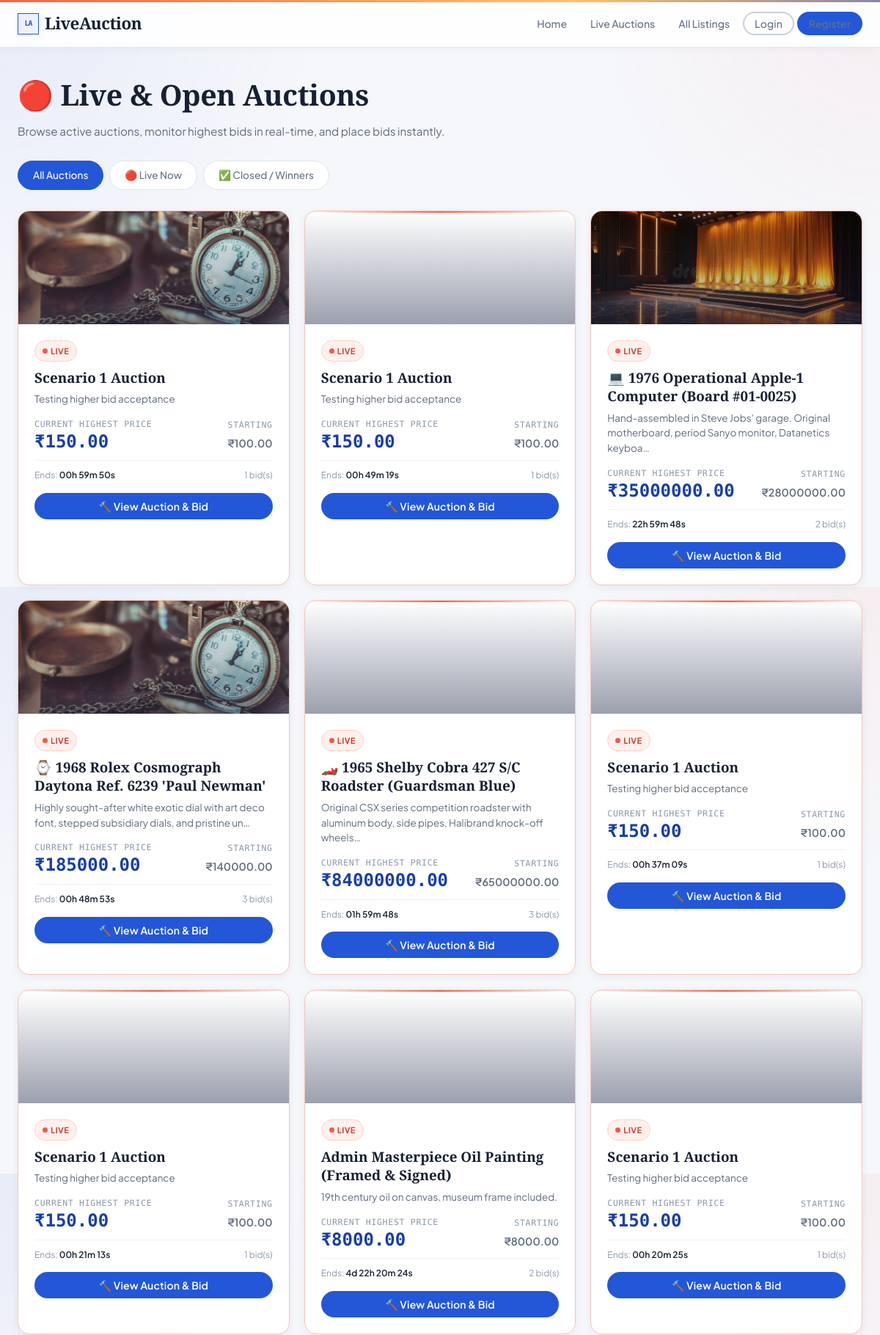
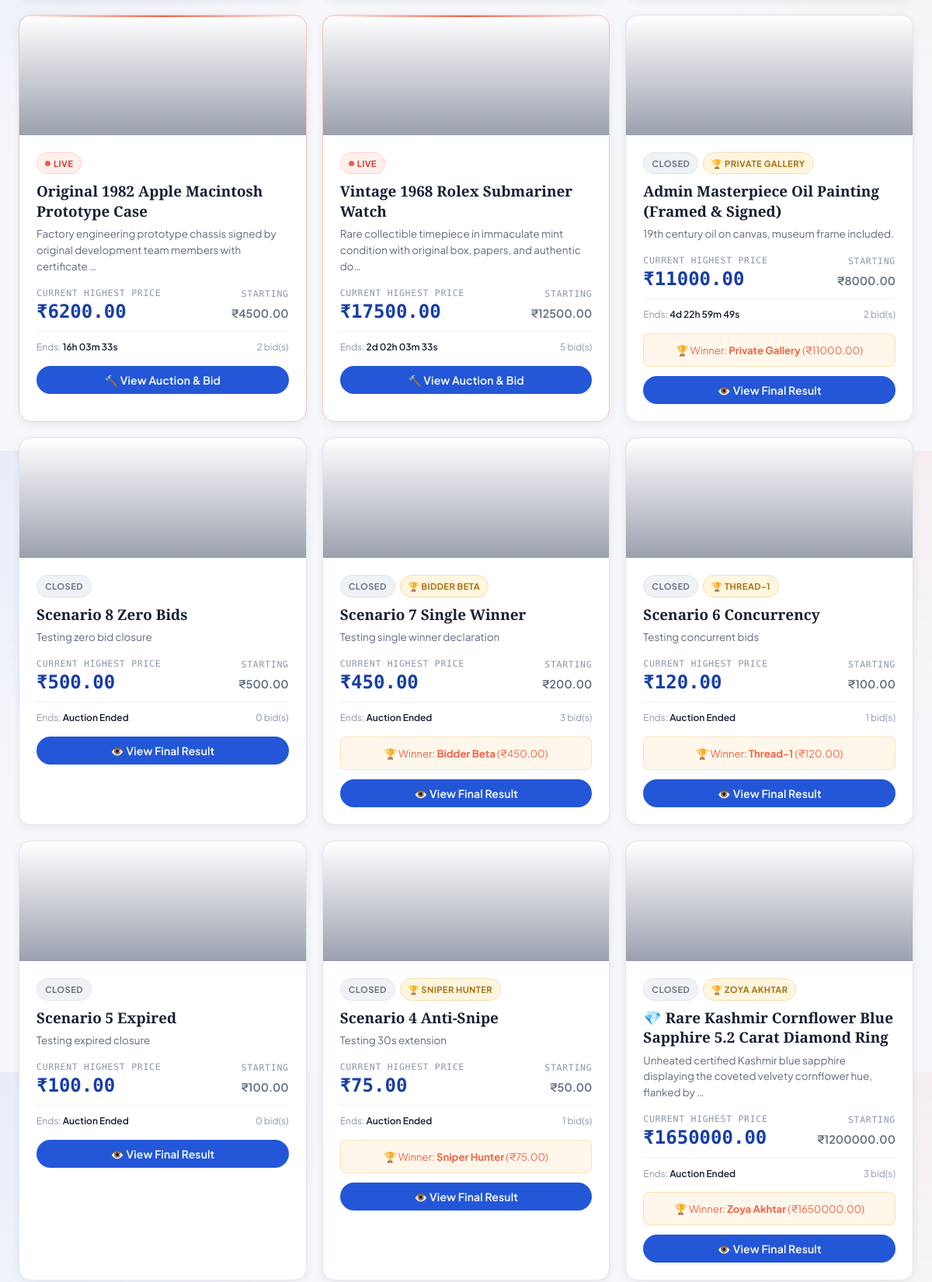
The app's page /open-auctions/ (upper part) with its own data (2 pictures, top to bottom).
### auctions/models.py (models this page shows, shortened)
class Auction(models.Model):
    STATUS_LIVE   = 'LIVE'
    STATUS_CLOSED = 'CLOSED'
    STATUS_CHOICES = [
        (STATUS_LIVE,   'Live'),
        (STATUS_CLOSED, 'Closed'),
    ]
    title          = models.CharField(max_length=200)
    description    = models.TextField()
    starting_price = models.DecimalField(max_digits=10, decimal_places=2)
    current_price  = models.DecimalField(max_digits=10, decimal_places=2, blank=True, null=True)
    start_time     = models.DateTimeField()
    end_time       = models.DateTimeField()
    status         = models.CharField(
                         max_length=6,
                         choices=STATUS_CHOICES,
                         default=STATUS_LIVE,
                     )
    winner_name    = models.CharField(
                         max_length=150,
                         blank=True,
                         default='',
                         help_text='Populated automatically when the auction closes.',
                     )
    created_at     = models.DateTimeField(auto_now_add=True)
    class Meta:
        ordering = ['-created_at']
        verbose_name        = 'Auction'
        verbose_name_plural = 'Auctions'
    def save(self, *args, **kwargs):
        if self.current_price is None and self.starting_price is not None:
            self.current_price = self.starting_price
        super().save(*args, **kwargs)
    @classmethod
    def finalize_if_expired(cls, auction_id) -> 'Auction':
        from django.db import transaction
        with transaction.atomic():
            locked_auction = cls.objects.select_for_update().get(pk=auction_id)
            if locked_auction.status == cls.STATUS_CLOSED:
                return locked_auction
            now = timezone.now()
            if now > locked_auction.end_time:
                locked_auction.status = cls.STATUS_CLOSED
                highest_bid = (
                    locked_auction.auction_bids
                    .filter(accepted=True)
                    .order_by('-amount', 'created_at', 'id')
                    .first()
                )
                if highest_bid:
                    locked_auction.winner_name = highest_bid.bidder_name
                    locked_auction.current_price = highest_bid.amount
                else:
                    locked_auction.winner_name = ""
                locked_auction.save(update_fields=['status', 'winner_name', 'current_price'])
            return locked_auction
    def refresh_status(self) -> None:
        if self.status == self.STATUS_CLOSED:
            return
        now = timezone.now()
        if now > self.end_time:
            self.finalize_if_expired(self.pk)
            self.refresh_from_db(fields=['status', 'winner_name', 'current_price'])
        elif now < self.start_time:
            pass
        else:
            if self.status != self.STATUS_LIVE:
                self.status = self.STATUS_LIVE
                self.save(update_fields=['status'])

### auctions/views.py (the view)
# urls.py: path('open-auctions/', views.auction_public_list, name='auction_public_list'),
def auction_public_list(request):
    for a in Auction.objects.filter(status=Auction.STATUS_LIVE):
        a.refresh_status()
    status_filter = request.GET.get('status', 'all')
    auctions = Auction.objects.all().order_by('-status', '-created_at')
    if status_filter in ('LIVE', 'CLOSED'):
        auctions = auctions.filter(status=status_filter)
    return render(request, 'auctions/open_auction_list.html', {
        'auctions': auctions,
        'status_filter': status_filter,
    })

### templates/auctions/open_auction_list.html (shortened to what this page needs)
{% extends 'base.html' %}
{% block content %}
<div class="page-header">
    <h1>🔴 Live &amp; Open Auctions</h1>
    <p>Browse active auctions, monitor highest bids in real-time, and place bids instantly.</p>
</div>
<div class="filter-tabs">
    <a href="{% url 'auction_public_list' %}" class="tab {% if status_filter == 'all' %}active{% endif %}">All Auctions</a>
    <a href="?status=LIVE"   class="tab {% if status_filter == 'LIVE' %}active{% endif %}">🔴 Live Now</a>
    <a href="?status=CLOSED" class="tab {% if status_filter == 'CLOSED' %}active{% endif %}">✅ Closed / Winners</a>
</div>
{% if auctions %}
    <div class="auction-grid">
        {% for auction in auctions %}
            <div class="auction-card {% if auction.status == 'LIVE' %}card-live{% endif %}">
                <div class="auction-card-visual visual-{{ forloop.counter0 }}"></div>
                <div class="card-body">
                    <div class="card-badges">
                        {% if auction.status == 'LIVE' %}
                            <span class="badge badge-live">
                                <span class="live-dot"></span> LIVE
                            </span>
                        {% else %}
                            <span class="badge badge-closed">CLOSED</span>
                        {% endif %}
                        {% if auction.winner_name %}
                            <span class="badge badge-winner">🏆 {{ auction.winner_name }}</span>
                        {% endif %}
                    </div>
                    <h3 class="card-title">{{ auction.title }}</h3>
                    <p class="card-desc">{{ auction.description|truncatechars:100 }}</p>
                    <div class="card-price-row">
                        <div>
                            <span class="price-label">Current Highest Price</span>
                            <span class="price-value price-gold">₹{{ auction.current_price }}</span>
                        </div>
                        <div style="text-align: right;">
                            <span class="price-label">Starting</span>
                            <span style="font-size: 0.9rem; color: var(--text-muted); font-weight: 600;">₹{{ auction.starting_price }}</span>
                        </div>
                    </div>
                    <div class="card-meta">
                        <div>
                            <span style="color: var(--text-dim);">Ends:</span>
                            <span style="font-weight: 600; color: var(--text-primary);" data-countdown="{{ auction.end_time|date:'c' }}">
                            </span>
                        </div>
                        <div>
                            <span>{{ auction.auction_bids.count }} bid(s)</span>
                        </div>
                    </div>
                    {% if auction.status == 'CLOSED' and auction.winner_name %}
                        <div class="info-box" style="padding: 10px; margin-bottom: 12px; font-size: 0.82rem; background: rgba(245,158,11,0.08); border-color: rgba(245,158,11,0.25); color: var(--gold);">
                            🏆 Winner: <strong>{{ auction.winner_name }}</strong> (₹{{ auction.current_price }})
                        </div>
                    {% endif %}
                    <a href="{% url 'auction_public_detail' auction.pk %}" class="btn btn-primary btn-block">
                        {% if auction.status == 'LIVE' %}
                            🔨 View Auction &amp; Bid
                        {% else %}
                            👁️ View Final Result
                        {% endif %}
                    </a>
                </div>
            </div>
        {% endfor %}
    </div>
{% else %}
    <div class="empty-state">
        <div class="empty-state-icon">🏷️</div>
        <h3>No auctions found</h3>
        <p>There are no auctions matching this filter right now.</p>
    </div>
{% endif %}
{% endblock %}

### templates/base.html (shortened to what this page needs)
<!DOCTYPE html>
<html lang="en">
<head>
    <link rel="stylesheet" href="/static/css/style.css">
</head>
<body>
<nav class="navbar">
    <div class="nav-container">
        <a href="{% url 'home' %}" class="nav-brand">
            <span>LA</span> LiveAuction
        </a>
        <ul class="nav-links">
            <li><a href="{% url 'home' %}">Home</a></li>
            <li><a href="{% url 'auction_public_list' %}">Live Auctions</a></li>
            <li><a href="{% url 'auction_list' %}">All Listings</a></li>
            {% if user.is_authenticated %}
                <li><a href="{% url 'create_auction' %}">+ List Item</a></li>
                <li><a href="{% url 'watchlist' %}">Watchlist</a></li>
                <li><a href="{% url 'dashboard' %}">Dashboard</a></li>
                <li><a href="{% url 'logout' %}" class="btn btn-outline btn-sm">Logout ({{ user.username }})</a></li>
            {% else %}
                <li><a href="{% url 'login' %}" class="btn btn-outline btn-sm">Login</a></li>
                <li><a href="{% url 'register' %}" class="btn btn-primary btn-sm">Register</a></li>
            {% endif %}
        </ul>
    </div>
</nav>
<main class="main-content">
    {% block content %}{% endblock %}
</main>
</body>
</html>

### records on screen
Auction: status "LIVE" (drawn), title "Scenario 1 Auction", description "Testing higher bid acceptance", current_price "150.00", starting_price "100.00", auction_bids.count "1"
Auction: status "LIVE" (drawn), title "Scenario 1 Auction", description "Testing higher bid acceptance", current_price "150.00", starting_price "100.00", auction_bids.count "1"
Auction: shows a picture, status "LIVE" (drawn), title "💻 1976 Operational Apple-1 Computer (Board #01-0025)", description "Hand-assembled in Steve Jobs' garage. Original motherboard, period Sanyo monitor, Datanetics keyboa…", current_price "35000000.00", starting_price "28000000.00", auction_bids.count "2"
Auction: status "LIVE" (drawn), title "⌚ 1968 Rolex Cosmograph Daytona Ref. 6239 'Paul Newman'", description "Highly sought-after white exotic dial with art deco font, stepped subsidiary dials, and pristine un…", current_price "185000.00", starting_price "140000.00", auction_bids.count "3"
Auction: status "LIVE" (drawn), title "🏎️ 1965 Shelby Cobra 427 S/C Roadster (Guardsman Blue)", description "Original CSX series competition roadster with aluminum body, side pipes, Halibrand knock-off wheels…", current_price "84000000.00", starting_price "65000000.00", auction_bids.count "3"
Auction: status "LIVE" (drawn), title "Scenario 1 Auction", description "Testing higher bid acceptance", current_price "150.00", starting_price "100.00", auction_bids.count "1"
Auction: status "LIVE" (drawn), title "Scenario 1 Auction", description "Testing higher bid acceptance", current_price "150.00", starting_price "100.00", auction_bids.count "1"
Auction: status "LIVE" (drawn), title "Admin Masterpiece Oil Painting (Framed & Signed)", description "19th century oil on canvas, museum frame included.", current_price "8000.00", starting_price "8000.00", auction_bids.count "2"
Auction: status "LIVE" (drawn), title "Scenario 1 Auction", description "Testing higher bid acceptance", current_price "150.00", starting_price "100.00", auction_bids.count "1"
Auction: status "LIVE" (drawn), title "Original 1982 Apple Macintosh Prototype Case", description "Factory engineering prototype chassis signed by original development team members with certificate …", current_price "6200.00", starting_price "4500.00", auction_bids.count "2"
Auction: status "LIVE" (drawn), title "Vintage 1968 Rolex Submariner Watch", description "Rare collectible timepiece in immaculate mint condition with original box, papers, and authentic do…", current_price "17500.00", starting_price "12500.00", auction_bids.count "5"
Auction: status "CLOSED", winner_name "PRIVATE GALLERY", title "Admin Masterpiece Oil Painting (Framed & Signed)", description "19th century oil on canvas, museum frame included.", current_price "11000.00", starting_price "8000.00", auction_bids.count "2", winner_name "Private Gallery"
Auction: status "CLOSED", title "Scenario 8 Zero Bids", description "Testing zero bid closure", current_price "500.00", starting_price "500.00", auction_bids.count "0"
Auction: status "CLOSED", winner_name "BIDDER BETA", title "Scenario 7 Single Winner", description "Testing single winner declaration", current_price "450.00", starting_price "200.00", auction_bids.count "3", winner_name "Bidder Beta"
Auction: status "CLOSED", winner_name "THREAD-1", title "Scenario 6 Concurrency", description "Testing concurrent bids", current_price "120.00", starting_price "100.00", auction_bids.count "1", winner_name "Thread-1"
Auction: status "CLOSED", title "Scenario 5 Expired", description "Testing expired closure", current_price "100.00", starting_price "100.00", auction_bids.count "0"
Auction: status "CLOSED", winner_name "SNIPER HUNTER", title "Scenario 4 Anti-Snipe", description "Testing 30s extension", current_price "75.00", starting_price "50.00", auction_bids.count "1", winner_name "Sniper Hunter"
Auction: status "CLOSED", winner_name "ZOYA AKHTAR", title "💎 Rare Kashmir Cornflower Blue Sapphire 5.2 Carat Diamond Ring", description "Unheated certified Kashmir blue sapphire displaying the coveted velvety cornflower hue, flanked by …", current_price "1650000.00", starting_price "1200000.00", auction_bids.count "3", winner_name "Zoya Akhtar"
